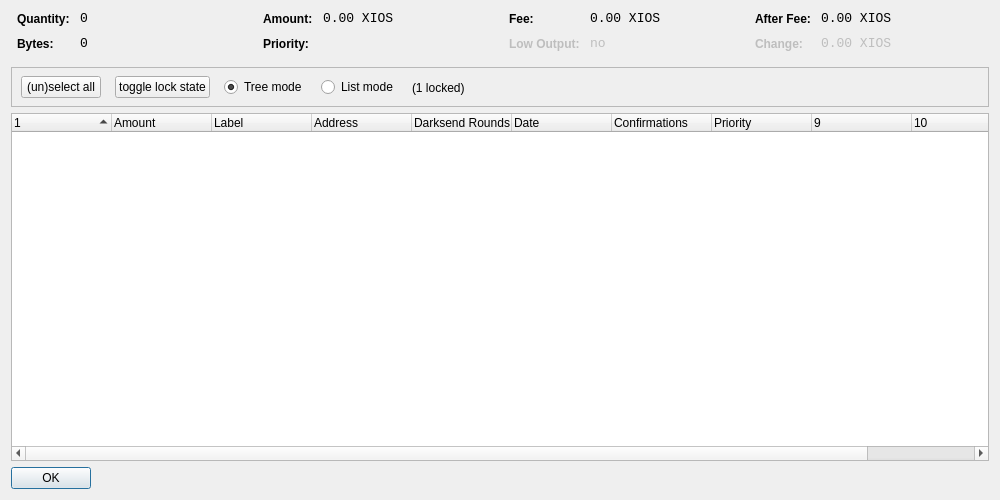
<?xml version="1.0" encoding="UTF-8"?>
<ui version="4.0">
 <class>CoinControlDialog</class>
 <widget class="QDialog" name="CoinControlDialog">
  <property name="geometry">
   <rect>
    <x>0</x>
    <y>0</y>
    <width>1000</width>
    <height>500</height>
   </rect>
  </property>
  <property name="windowTitle">
   <string>Coin Control</string>
  </property>
  <layout class="QVBoxLayout" name="verticalLayout">
   <item>
    <layout class="QHBoxLayout" name="horizontalLayoutTop" stretch="0,0,0,0">
     <property name="topMargin">
      <number>0</number>
     </property>
     <property name="bottomMargin">
      <number>10</number>
     </property>
     <item>
      <layout class="QFormLayout" name="formLayoutCoinControl1">
       <property name="horizontalSpacing">
        <number>10</number>
       </property>
       <property name="verticalSpacing">
        <number>10</number>
       </property>
       <property name="leftMargin">
        <number>6</number>
       </property>
       <property name="rightMargin">
        <number>6</number>
       </property>
       <item row="0" column="0">
        <widget class="QLabel" name="labelCoinControlQuantityText">
         <property name="styleSheet">
          <string notr="true">font-weight:bold;</string>
         </property>
         <property name="text">
          <string>Quantity:</string>
         </property>
        </widget>
       </item>
       <item row="0" column="1">
        <widget class="QLabel" name="labelCoinControlQuantity">
         <property name="font">
          <font>
           <family>Monospace</family>
           <pointsize>10</pointsize>
          </font>
         </property>
         <property name="cursor">
          <cursorShape>IBeamCursor</cursorShape>
         </property>
         <property name="contextMenuPolicy">
          <enum>Qt::ActionsContextMenu</enum>
         </property>
         <property name="text">
          <string notr="true">0</string>
         </property>
         <property name="textInteractionFlags">
          <set>Qt::LinksAccessibleByMouse|Qt::TextSelectableByKeyboard|Qt::TextSelectableByMouse</set>
         </property>
        </widget>
       </item>
       <item row="1" column="0">
        <widget class="QLabel" name="labelCoinControlBytesText">
         <property name="styleSheet">
          <string notr="true">font-weight:bold;</string>
         </property>
         <property name="text">
          <string>Bytes:</string>
         </property>
        </widget>
       </item>
       <item row="1" column="1">
        <widget class="QLabel" name="labelCoinControlBytes">
         <property name="font">
          <font>
           <family>Monospace</family>
           <pointsize>10</pointsize>
          </font>
         </property>
         <property name="cursor">
          <cursorShape>IBeamCursor</cursorShape>
         </property>
         <property name="contextMenuPolicy">
          <enum>Qt::ActionsContextMenu</enum>
         </property>
         <property name="text">
          <string notr="true">0</string>
         </property>
         <property name="textInteractionFlags">
          <set>Qt::LinksAccessibleByMouse|Qt::TextSelectableByKeyboard|Qt::TextSelectableByMouse</set>
         </property>
        </widget>
       </item>
      </layout>
     </item>
     <item>
      <layout class="QFormLayout" name="formLayoutCoinControl2">
       <property name="horizontalSpacing">
        <number>10</number>
       </property>
       <property name="verticalSpacing">
        <number>10</number>
       </property>
       <property name="leftMargin">
        <number>6</number>
       </property>
       <property name="rightMargin">
        <number>6</number>
       </property>
       <item row="0" column="0">
        <widget class="QLabel" name="labelCoinControlAmountText">
         <property name="styleSheet">
          <string notr="true">font-weight:bold;</string>
         </property>
         <property name="text">
          <string>Amount:</string>
         </property>
        </widget>
       </item>
       <item row="0" column="1">
        <widget class="QLabel" name="labelCoinControlAmount">
         <property name="font">
          <font>
           <family>Monospace</family>
           <pointsize>10</pointsize>
          </font>
         </property>
         <property name="cursor">
          <cursorShape>IBeamCursor</cursorShape>
         </property>
         <property name="contextMenuPolicy">
          <enum>Qt::ActionsContextMenu</enum>
         </property>
         <property name="text">
          <string notr="true">0.00 XIOS</string>
         </property>
         <property name="textInteractionFlags">
          <set>Qt::LinksAccessibleByMouse|Qt::TextSelectableByKeyboard|Qt::TextSelectableByMouse</set>
         </property>
        </widget>
       </item>
       <item row="1" column="0">
        <widget class="QLabel" name="labelCoinControlPriorityText">
         <property name="styleSheet">
          <string notr="true">font-weight:bold;</string>
         </property>
         <property name="text">
          <string>Priority:</string>
         </property>
        </widget>
       </item>
       <item row="1" column="1">
        <widget class="QLabel" name="labelCoinControlPriority">
         <property name="font">
          <font>
           <family>Monospace</family>
           <pointsize>10</pointsize>
          </font>
         </property>
         <property name="cursor">
          <cursorShape>IBeamCursor</cursorShape>
         </property>
         <property name="contextMenuPolicy">
          <enum>Qt::ActionsContextMenu</enum>
         </property>
         <property name="text">
          <string/>
         </property>
         <property name="textInteractionFlags">
          <set>Qt::LinksAccessibleByMouse|Qt::TextSelectableByKeyboard|Qt::TextSelectableByMouse</set>
         </property>
        </widget>
       </item>
      </layout>
     </item>
     <item>
      <layout class="QFormLayout" name="formLayoutCoinControl3">
       <property name="horizontalSpacing">
        <number>10</number>
       </property>
       <property name="verticalSpacing">
        <number>10</number>
       </property>
       <property name="leftMargin">
        <number>6</number>
       </property>
       <property name="rightMargin">
        <number>6</number>
       </property>
       <item row="0" column="0">
        <widget class="QLabel" name="labelCoinControlFeeText">
         <property name="styleSheet">
          <string notr="true">font-weight:bold;</string>
         </property>
         <property name="text">
          <string>Fee:</string>
         </property>
        </widget>
       </item>
       <item row="0" column="1">
        <widget class="QLabel" name="labelCoinControlFee">
         <property name="font">
          <font>
           <family>Monospace</family>
           <pointsize>10</pointsize>
          </font>
         </property>
         <property name="cursor">
          <cursorShape>IBeamCursor</cursorShape>
         </property>
         <property name="contextMenuPolicy">
          <enum>Qt::ActionsContextMenu</enum>
         </property>
         <property name="text">
          <string notr="true">0.00 XIOS</string>
         </property>
         <property name="textInteractionFlags">
          <set>Qt::LinksAccessibleByMouse|Qt::TextSelectableByKeyboard|Qt::TextSelectableByMouse</set>
         </property>
        </widget>
       </item>
       <item row="1" column="0">
        <widget class="QLabel" name="labelCoinControlLowOutputText">
         <property name="enabled">
          <bool>false</bool>
         </property>
         <property name="styleSheet">
          <string notr="true">font-weight:bold;</string>
         </property>
         <property name="text">
          <string>Low Output:</string>
         </property>
        </widget>
       </item>
       <item row="1" column="1">
        <widget class="QLabel" name="labelCoinControlLowOutput">
         <property name="enabled">
          <bool>false</bool>
         </property>
         <property name="font">
          <font>
           <family>Monospace</family>
           <pointsize>10</pointsize>
          </font>
         </property>
         <property name="cursor">
          <cursorShape>IBeamCursor</cursorShape>
         </property>
         <property name="contextMenuPolicy">
          <enum>Qt::ActionsContextMenu</enum>
         </property>
         <property name="text">
          <string notr="true">no</string>
         </property>
         <property name="textInteractionFlags">
          <set>Qt::LinksAccessibleByMouse|Qt::TextSelectableByKeyboard|Qt::TextSelectableByMouse</set>
         </property>
        </widget>
       </item>
      </layout>
     </item>
     <item>
      <layout class="QFormLayout" name="formLayoutCoinControl4">
       <property name="horizontalSpacing">
        <number>10</number>
       </property>
       <property name="verticalSpacing">
        <number>10</number>
       </property>
       <property name="leftMargin">
        <number>6</number>
       </property>
       <property name="rightMargin">
        <number>6</number>
       </property>
       <item row="0" column="0">
        <widget class="QLabel" name="labelCoinControlAfterFeeText">
         <property name="styleSheet">
          <string notr="true">font-weight:bold;</string>
         </property>
         <property name="text">
          <string>After Fee:</string>
         </property>
        </widget>
       </item>
       <item row="0" column="1">
        <widget class="QLabel" name="labelCoinControlAfterFee">
         <property name="font">
          <font>
           <family>Monospace</family>
           <pointsize>10</pointsize>
          </font>
         </property>
         <property name="cursor">
          <cursorShape>IBeamCursor</cursorShape>
         </property>
         <property name="contextMenuPolicy">
          <enum>Qt::ActionsContextMenu</enum>
         </property>
         <property name="text">
          <string notr="true">0.00 XIOS</string>
         </property>
         <property name="textInteractionFlags">
          <set>Qt::LinksAccessibleByMouse|Qt::TextSelectableByKeyboard|Qt::TextSelectableByMouse</set>
         </property>
        </widget>
       </item>
       <item row="1" column="0">
        <widget class="QLabel" name="labelCoinControlChangeText">
         <property name="enabled">
          <bool>false</bool>
         </property>
         <property name="styleSheet">
          <string notr="true">font-weight:bold;</string>
         </property>
         <property name="text">
          <string>Change:</string>
         </property>
        </widget>
       </item>
       <item row="1" column="1">
        <widget class="QLabel" name="labelCoinControlChange">
         <property name="enabled">
          <bool>false</bool>
         </property>
         <property name="font">
          <font>
           <family>Monospace</family>
           <pointsize>10</pointsize>
          </font>
         </property>
         <property name="cursor">
          <cursorShape>IBeamCursor</cursorShape>
         </property>
         <property name="contextMenuPolicy">
          <enum>Qt::ActionsContextMenu</enum>
         </property>
         <property name="text">
          <string notr="true">0.00 XIOS</string>
         </property>
         <property name="textInteractionFlags">
          <set>Qt::LinksAccessibleByMouse|Qt::TextSelectableByKeyboard|Qt::TextSelectableByMouse</set>
         </property>
        </widget>
       </item>
      </layout>
     </item>
    </layout>
   </item>
   <item>
    <widget class="QFrame" name="frame">
     <property name="minimumSize">
      <size>
       <width>0</width>
       <height>40</height>
      </size>
     </property>
     <property name="frameShape">
      <enum>QFrame::StyledPanel</enum>
     </property>
     <property name="frameShadow">
      <enum>QFrame::Sunken</enum>
     </property>
     <widget class="QWidget" name="horizontalLayoutWidget">
      <property name="geometry">
       <rect>
        <x>10</x>
        <y>0</y>
        <width>781</width>
        <height>41</height>
       </rect>
      </property>
      <layout class="QHBoxLayout" name="horizontalLayoutPanel" stretch="0,0,0,0,0">
       <property name="spacing">
        <number>14</number>
       </property>
       <item>
        <widget class="QPushButton" name="pushButtonSelectAll">
         <property name="sizePolicy">
          <sizepolicy hsizetype="Maximum" vsizetype="Fixed">
           <horstretch>0</horstretch>
           <verstretch>0</verstretch>
          </sizepolicy>
         </property>
         <property name="text">
          <string>(un)select all</string>
         </property>
        </widget>
       </item>
        <item>
         <widget class="QPushButton" name="pushButtonToggleLock">
          <property name="sizePolicy">
           <sizepolicy hsizetype="Maximum" vsizetype="Fixed">
            <horstretch>0</horstretch>
            <verstretch>0</verstretch>
           </sizepolicy>
          </property>
          <property name="text">
           <string>toggle lock state</string>
          </property>
          <property name="autoDefault">
           <bool>false</bool>
          </property>
         </widget>
        </item>
       <item>
        <widget class="QRadioButton" name="radioTreeMode">
         <property name="sizePolicy">
          <sizepolicy hsizetype="Maximum" vsizetype="Fixed">
           <horstretch>0</horstretch>
           <verstretch>0</verstretch>
          </sizepolicy>
         </property>
         <property name="text">
          <string>Tree mode</string>
         </property>
         <property name="checked">
          <bool>true</bool>
         </property>
        </widget>
       </item>
       <item>
        <widget class="QRadioButton" name="radioListMode">
         <property name="sizePolicy">
          <sizepolicy hsizetype="Maximum" vsizetype="Fixed">
           <horstretch>0</horstretch>
           <verstretch>0</verstretch>
          </sizepolicy>
         </property>
         <property name="text">
          <string>List mode</string>
         </property>
        </widget>
       </item>
        <item>
         <widget class="QLabel" name="labelLocked">
          <property name="text">
           <string>(1 locked)</string>
          </property>
         </widget>
        </item>
       <item>
        <spacer name="horizontalSpacer">
         <property name="orientation">
          <enum>Qt::Horizontal</enum>
         </property>
         <property name="sizeHint" stdset="0">
          <size>
           <width>40</width>
           <height>20</height>
          </size>
         </property>
        </spacer>
       </item>
      </layout>
     </widget>
    </widget>
   </item>
   <item>
    <widget class="CoinControlTreeWidget" name="treeWidget">
     <property name="contextMenuPolicy">
      <enum>Qt::CustomContextMenu</enum>
     </property>
     <property name="sortingEnabled">
      <bool>false</bool>
     </property>
     <property name="columnCount">
      <number>11</number>
     </property>
     <attribute name="headerShowSortIndicator" stdset="0">
      <bool>true</bool>
     </attribute>
     <attribute name="headerStretchLastSection">
      <bool>false</bool>
     </attribute>
     <column>
      <property name="text">
       <string/>
      </property>
     </column>
     <column>
      <property name="text">
       <string>Amount</string>
      </property>
     </column>
     <column>
      <property name="text">
       <string>Label</string>
      </property>
     </column>
     <column>
      <property name="text">
       <string>Address</string>
      </property>
     </column>
     <column>
      <property name="text">
       <string>Darksend Rounds</string>
      </property>
    </column>
     <column>
      <property name="text">
       <string>Date</string>
      </property>
     </column>
     <column>
      <property name="text">
       <string>Confirmations</string>
      </property>
      <property name="toolTip">
       <string>Confirmed</string>
      </property>
     </column>
     <column>
      <property name="text">
       <string>Priority</string>
      </property>
     </column>
     <column>
      <property name="text">
       <string/>
      </property>
     </column>
     <column>
      <property name="text">
       <string/>
      </property>
     </column>
     <column>
      <property name="text">
       <string/>
      </property>
     </column>
     <column>
      <property name="text">
       <string/>
      </property>
     </column>
    </widget>
   </item>
   <item>
    <widget class="QDialogButtonBox" name="buttonBox">
     <property name="sizePolicy">
      <sizepolicy hsizetype="Maximum" vsizetype="Fixed">
       <horstretch>0</horstretch>
       <verstretch>0</verstretch>
      </sizepolicy>
     </property>
     <property name="orientation">
      <enum>Qt::Horizontal</enum>
     </property>
     <property name="standardButtons">
      <set>QDialogButtonBox::Ok</set>
     </property>
    </widget>
   </item>
  </layout>
 </widget>
 <customwidgets>
  <customwidget>
   <class>CoinControlTreeWidget</class>
   <extends>QTreeWidget</extends>
   <header>coincontroltreewidget.h</header>
  </customwidget>
 </customwidgets>
 <resources/>
 <connections/>
</ui>
